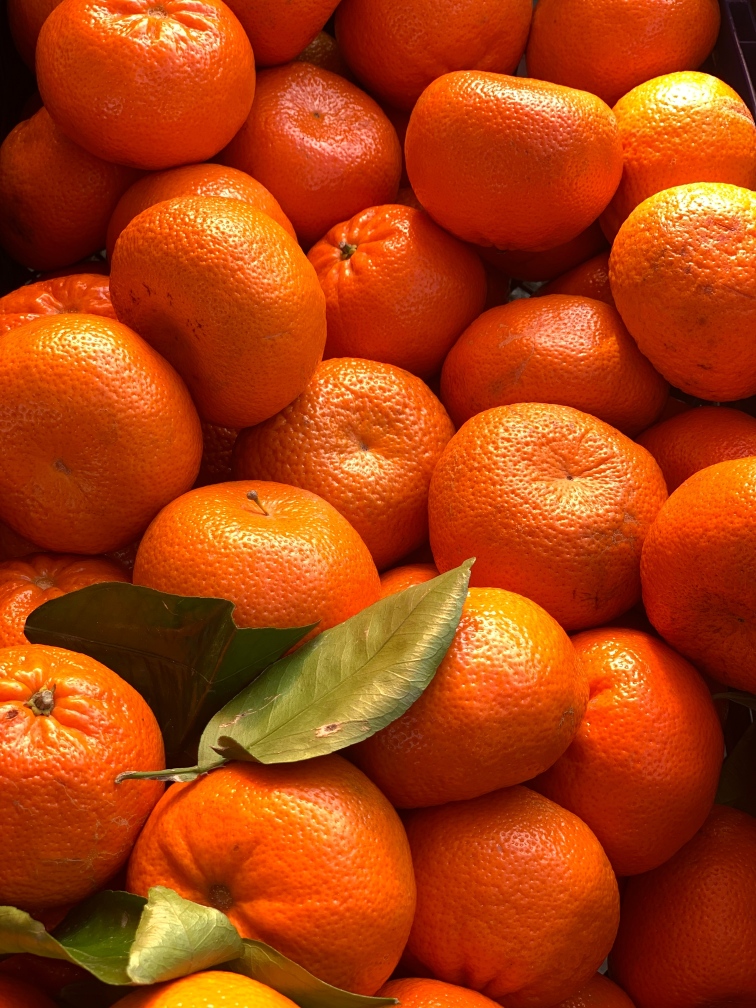
#> input picture images/anastasia-malysh-Jr7t5QviCDM-unsplash.jpg, 3024 x 4032 px (shown at 1/4 size)
$ python image_processor.py images out
#> lines starting #> are read from the running program, lines starting #| are printed output that depends on the picture
""" Process and improve image quality of a number of images quickly """
import os
import sys
from time import time
from PIL import Image, ImageFilter


try:
    image_folder = sys.argv[1]
    result_folder = sys.argv[2]

    if not os.path.exists(result_folder):
        os.makedirs(result_folder)

    t_1 = time()
    for filename in os.listdir(image_folder):
        name_of_file = os.path.splitext(filename)[0]
        image = Image.open(f'{image_folder}/{filename}')
#> image is the input picture: PIL image 3024x4032 RGB; mean R, G, B 170.2, 63.6, 13.8
        image.thumbnail((700, 700))
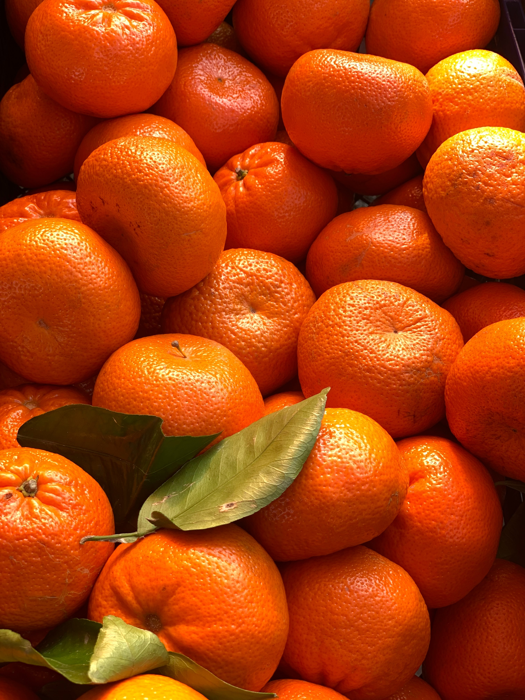
#> image: PIL image 525x700 RGB; mean R, G, B 170.3, 63.7, 13.9
        img = image.filter(ImageFilter.DETAIL())
        img.filter(ImageFilter.EDGE_ENHANCE())
        img.filter(ImageFilter.EDGE_ENHANCE_MORE())
        img.filter(ImageFilter.SMOOTH())
        img.filter(ImageFilter.SMOOTH_MORE())
        img.filter(ImageFilter.EMBOSS())
        img.filter(ImageFilter.FIND_EDGES())
        img.save(f'{result_folder}/{name_of_file}.png', 'png')
#> pass 2 of the loop `for filename in os.listdir(image_folder):`:
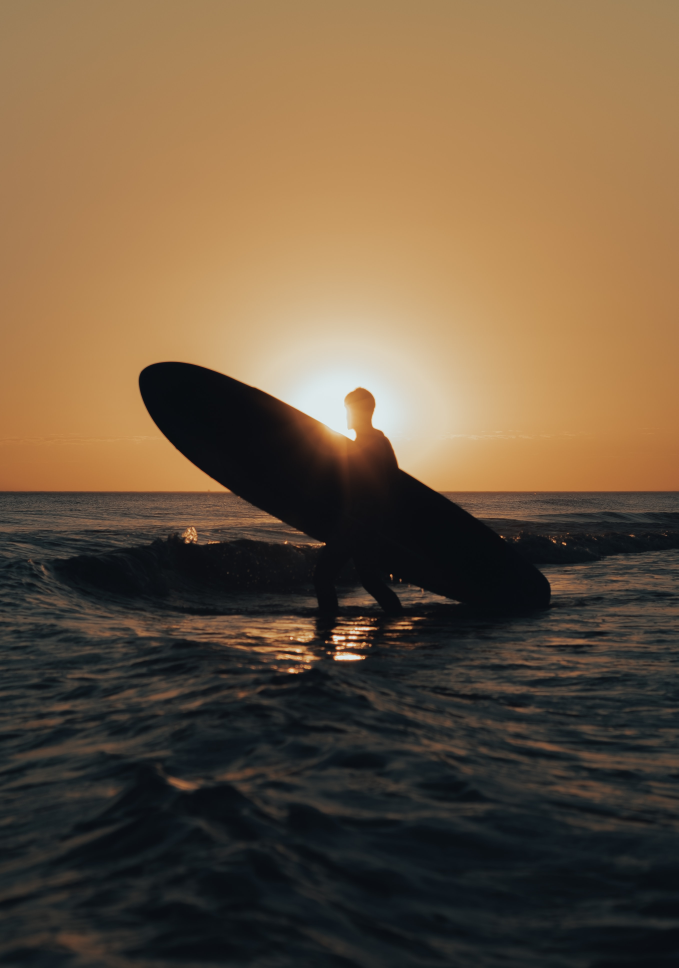
#> input picture images/gaspar-zaldo-twBitPMhlro-unsplash.jpg, 2713 x 3871 px (shown at 1/4 size)
#> image is the input picture: PIL image 2713x3871 RGB; mean R, G, B 108.1, 87.7, 64.4
#> `image.thumbnail((700, 700))`:
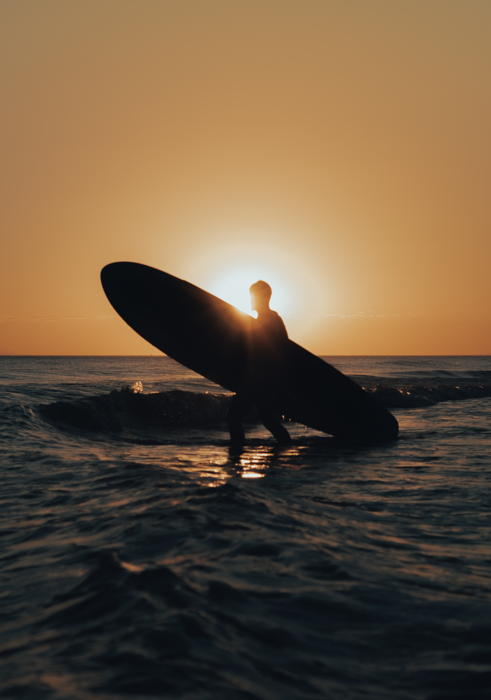
#> image: PIL image 491x700 RGB; mean R, G, B 108.2, 87.8, 64.5
#> img: PIL image 491x700 RGB
    t_2 = time()
    print(f'Finished in {t_2-t_1}ms')
except FileNotFoundError:
    print("File not Found")
